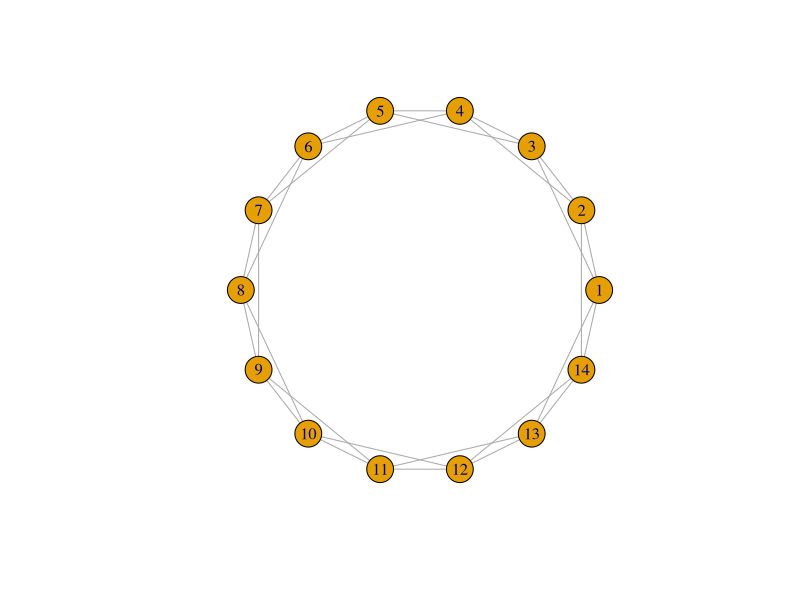
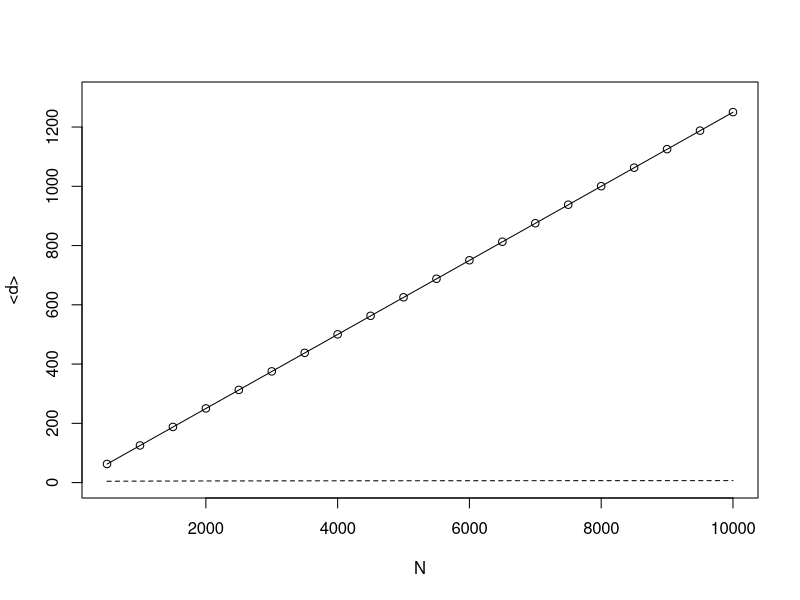
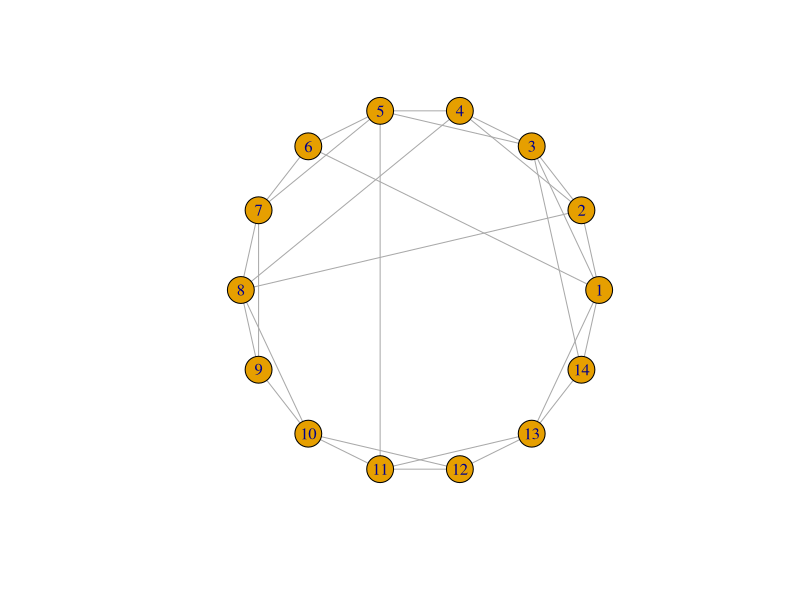
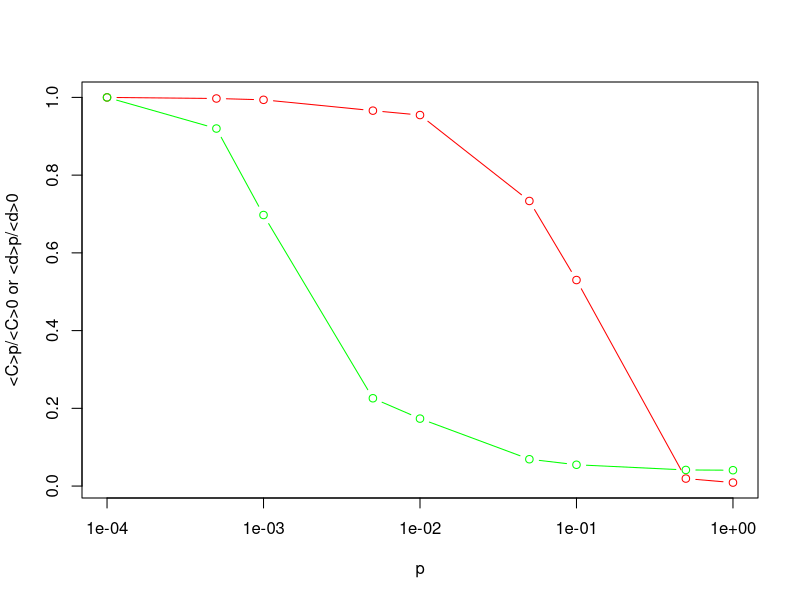

The R source for these figures, in order:
## ---- chunk 1
# igraphパッケージの読み込み
library(igraph)
## ---- chunk 2
# watts.strogatz.game(次元, N, k/2, p)
g <- watts.strogatz.game(1, 14, 2, 0)
# 描画
plot(g, layout=layout_in_circle)
## ---- chunk 3
d_ave <- c()
N_seq <- seq(500,10000,500) # 調査対象のノード数
# 各ノード数における平均最短経路長を計算
for(N in N_seq){
  g <- g <- watts.strogatz.game(1,N,2,0)
  d_ave <- c(d_ave, mean_distance(g))
}
# ノード数Nと平均最短経路長<d>の関係をプロット
plot(N_seq, d_ave, xlab="N", ylab="<d>", ylim=c(0,1300))

# 理論線：式(3.4)
f <- function(x){return(x/8)}
# 重ねて描画
plot(f, add=T, xlim=c(500, 10000), lty=1, ylim=c(0,1300))

# Erdos-Renyiのランダムネットワークの理論線：式(3.4)
f <- function(x){return(log(x)/log(4))}
# 重ねて描画
plot(f, add=T, xlim=c(500, 10000), lty=2, ylim=c(0,1300))
## ---- chunk 4
# watts.strogatz.game(次元, N, k/2, p)
g <- watts.strogatz.game(1, 14, 2, 0.1)
# 描画
plot(g, layout=layout_in_circle)
## ---- chunk 5
N <- 1000 # ノード数
k <- 4 # 1次元格子におけるノード次数

# エッジの張り替え確率
p_set <- c(0,0.0001, 0.0005, 0.001, 0.005, 0.01, 0.05, 0.1, 0.5, 1)

set.seed(3)
data <- c()
for(p in p_set){
    # Watts Strogatzモデルネットワークの作成
    g <- watts.strogatz.game(size=N, nei=k/2, dim=1, p=p)
    # 平均クラスタ係数
    c_ave <- transitivity(g,type="localaverage",isolates="zero")
    # 平均最短経路長
    d_ave <- mean_distance(g)

    if(p == 0){
        c_ave_base <- c_ave
        d_ave_base <- d_ave
    } else{
        data <- rbind(data, c(p, c_ave/c_ave_base, d_ave/d_ave_base))
    }
}

# p vs <C>_p / <C>_0 (赤)
plot(data[,1], data[,2], type="b", col="red", log="x", xlab="p", ylab="<C>p/<C>0 or <d>p/<d>0")
# p vs <d>_p / <d>_0（緑）
points(data[,1], data[,3], type="b", col="green")
